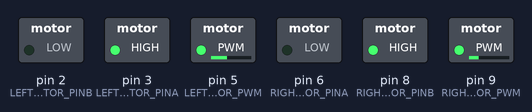
The sketch below on a simulated Arduino Uno, built with avr-gcc and run on an emulated ATmega328P. Shown: switched loads named in the sketch (green lamp = pin HIGH).

Above: at 0.1 s.
Timing chart, 0 to 1.6 s (numbered marks = the images above):
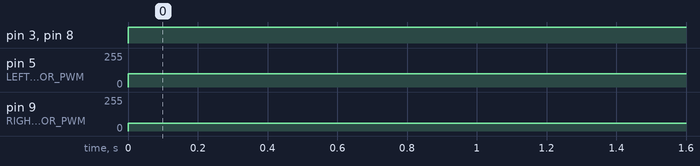

Measured:
- by itself, pin 3 (LEFT_MOTOR_PINA), pin 8 (RIGHT_MOTOR_PINB): LOW → HIGH at 0.00 s
- by itself, pin 5 (LEFT_MOTOR_PWM): 0/255 → 100/255 at 0.00 s
- by itself, pin 9 (RIGHT_MOTOR_PWM): 0/255 → 60/255 at 0.00 s

The sketch:

h_bridge_test.ino
```cpp
/******************
 * Pin Definitions*
 ******************/

//left motor
#define LEFT_MOTOR_PINA 3 //direction select pin A
#define LEFT_MOTOR_PINB 2 //direction select pin B
#define LEFT_MOTOR_PWM 5   //PWM output pin

//right motor
#define RIGHT_MOTOR_PINA 6 //direction select pin A
#define RIGHT_MOTOR_PINB 8 //direction select pin B
#define RIGHT_MOTOR_PWM 9  //PWM output pin

/********************
 * Value Definitions*
 ********************/

#define FULL_THRUST 200 //full speed is PWM max value (255)
#define NO_THRUST 50 //zero speed is PWM min value (0)

int leftPWMVal = 0; //left motor's PWM Value
int rightPWMVal = 0; //right motor's PWM Value

/////////////////////////////////////////////////////////////

void setup() {
  pinMode (LEFT_MOTOR_PINA, OUTPUT);
  pinMode (LEFT_MOTOR_PINB, OUTPUT);
  pinMode (LEFT_MOTOR_PWM, OUTPUT);

  pinMode (RIGHT_MOTOR_PINA, OUTPUT);
  pinMode (RIGHT_MOTOR_PINB, OUTPUT);
  pinMode (RIGHT_MOTOR_PWM, OUTPUT);

  Serial.begin(38400);
}

void loop() {

  //forwards
  digitalWrite(LEFT_MOTOR_PINA, HIGH);
  digitalWrite(LEFT_MOTOR_PINB, LOW);


  digitalWrite(RIGHT_MOTOR_PINA, LOW);
  digitalWrite(RIGHT_MOTOR_PINB, HIGH);

  //analogWrite(LEFT_MOTOR_PWM, 200);
  //analogWrite(RIGHT_MOTOR_PWM, 112);
  analogWrite(LEFT_MOTOR_PWM, 100);
  analogWrite(RIGHT_MOTOR_PWM, 60);

}
```
